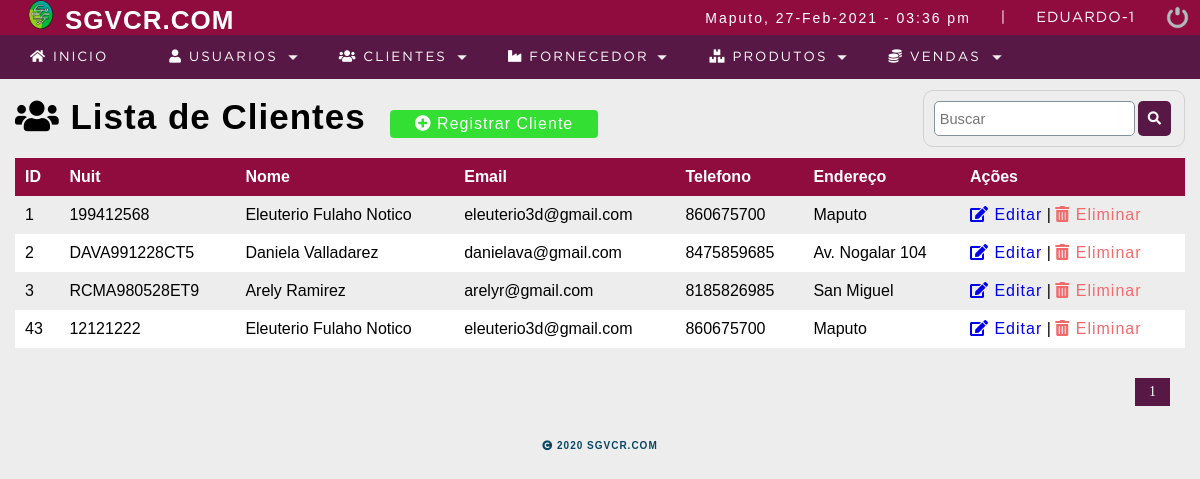
/sistema/lista_cliente.php (signed in), run on the app's committed database.
### tables this page shows
CREATE TABLE IF NOT EXISTS `cliente` (
  `idcliente` int(11) NOT NULL AUTO_INCREMENT,
  `rfc` varchar(13) DEFAULT NULL,
  `nombre` varchar(80) DEFAULT NULL,
  `telefono` bigint(10) DEFAULT NULL,
  `correo` varchar(100) NOT NULL,
  `direccion` text,
  `dateadd` datetime NOT NULL DEFAULT CURRENT_TIMESTAMP,
  `usuario_id` int(11) NOT NULL,
  `estatus` int(11) NOT NULL DEFAULT '1',
  PRIMARY KEY (`idcliente`),
  KEY `usuario_id` (`usuario_id`),
  CONSTRAINT `cliente_ibfk_1` FOREIGN KEY (`usuario_id`) REFERENCES `usuario` (`idusuario`)
);

### sistema/lista_cliente.php (the view, shortened to what this page needs)
<?php
    include "../conn.php";
?>
<!DOCTYPE html>
<html lang="en">
<head>
	<?php include "includes/scripts.php"; ?>
</head>
<body>
<?php include "includes/header.php"; ?>
	<section id="container">
		<h1><i class="fas fa-users"></i> Lista de Clientes</h1>
        <a href="registro_cliente.php" class="btn_new"><i class="fas fa-plus-circle"></i> Registrar Cliente</a>
        <form action="buscar_cliente.php" method="get" class="form_search">
            <input type="text" name="busqueda" id="busqueda" placeholder="Buscar">
            <button type="submit" class="btn_view"><i class="fas fa-search"></i></button>
        </form>
        <table>
            <tr>
                <th>ID</th>
                <th>Nuit</th>
                <th>Nome</th>
                <th>Email</th>
                <th>Telefono</th>
                <th>Endereço</th>
                <th>Ações</th>
            </tr>
        <?php
        $sql_registe = mysqli_query($conn, "SELECT COUNT(*) as total_registro FROM cliente WHERE estatus = 1 ");
        $result_register = mysqli_fetch_array($sql_registe);
        $total_registro = $result_register['total_registro'];
        $por_pagina = 10;
        if(empty($_GET['pagina']))
        {
            $pagina =1;
        }else{
            $pagina = $_GET['pagina'];
        }
        $desde = ($pagina-1) * $por_pagina;
        $total_paginas = ceil($total_registro / $por_pagina);
            $query = mysqli_query($conn, "SELECT*FROM cliente
                                                WHERE estatus = 1
                                                ORDER BY idcliente ASC LIMIT $desde,$por_pagina");
            $result = mysqli_num_rows($query);
            if($result > 0){
                    while($data = mysqli_fetch_array($query)) {
                       ?>
                <tr>
                <td><?php echo $data["idcliente"] ?></td>
                <td><?php echo $data["rfc"] ?></td>
                <td><?php echo $data["nombre"] ?></td>
                <td><?php echo $data["correo"] ?></td>
                <td><?php echo $data["telefono"] ?></td>
                <td><?php echo $data["direccion"] ?></td>
                <td>
                    <a class="link_edit" href="editar_cliente.php?id=<?php echo $data["idcliente"]; ?>"><i class="fas fa-edit"></i> Editar</a>
                    <?php if($_SESSION['rol'] == 1 || $_SESSION['rol'] == 2){ ?>
                    |
                        <a class="link_delete" href="eliminar_confirmar_cliente.php?id=<?php echo $data["idcliente"];?>"><i class="fas fa-trash-alt"></i> Eliminar</a>
                    <?php } ?>
                </td>
            </tr>
            <?php
            }
        }
        ?>
        </table>
        <div class="paginador">
            <ul>
            <?php
                for ($i=1; $i <= $total_paginas; $i++){
                    if($i == $pagina)
                    {
                        echo '<li class="pageSelected">'.$i.'</li>';
                    }else{
                        echo '<li><a href="?pagina='.$i.'">'.$i.'</a></li>';
                    }
                }
                ?>
    </div>
	</section>
	<?php include "includes/footer.php"; ?>
</body>
</html>

### sistema/css/styles.css (style rules this page uses)
* { margin: 0; padding: 0; box-sizing: border-box; }
body { background: #ededed; }
h1, h2, h3, h4, h5, h6 { font-family: 'arial'; font-weight: bold; letter-spacing: 1px; }
h1 { font-size: 26px; }
a { text-decoration: none; font-family: arial; letter-spacing: 1px; }
#container { padding: 90px 15px 15px; }
form { background: #FFF; margin: auto; padding: 20px 50px; border: 1px solid #d1d1d1; }
input,select { display: block; width: 100%; font-size: 11pt; padding: 5px; border: 1px solid #85929e; border-radius: 5px; }
#container h1 { font-size: 35px; display: inline-block; }
.btn_new { display: inline-block; background: #33df33; color: #fff; padding: 5px 25px; border-radius: 4px; margin: 20px; }
table { border-collapse: collapse; font-size: 12pt; font-family: 'arial'; width:100% }
table th { text-align: left; padding: 10px; background: #900C3F; color: #FFF; }
table tr:nth-child(odd) { background: #fff; }
table td { padding: 10px; }
.link_delete { color: #f26b6b; }
.paginador ul { padding: 15px; list-style: none; background: initial; margin-top: 15px; display: -webkit-flex; display: -moz-flex; display: -ms-flex; display: -o-flex; display: flex; justify-content: flex-end; }
.paginador a, .pageSelected { color: black; border: 1px solid #f26b6b; padding: 5px; display: inline-block; font-size: 14px; text-align: center; width: 35px; }
.pageSelected { color: #fff; background: #581845; border: 1px solid #581845; }
.form_search { display: -webkit-flex; display: -moz-flex; display: -ms-flex; display: -o-flex; display: flex; float: right; background: initial; padding: 10px; border-radius: 10px; }
.btn_view { background-color: #581845; border: 0; border-radius: 5px; cursor: pointer; padding: 10px; margin: 0 3px; color: #fff; }

### data on the page
cliente: idcliente "1", rfc "199412568", nombre "Eleuterio Fulaho Notico", correo "eleuterio3d@gmail.com", telefono "860675700", direccion "Maputo"
cliente: idcliente "2", rfc "DAVA991228CT5", nombre "Daniela Valladarez", correo "danielava@gmail.com", telefono "8475859685", direccion "Av. Nogalar 104"
cliente: idcliente "3", rfc "RCMA980528ET9", nombre "Arely Ramirez", correo "arelyr@gmail.com", telefono "8185826985", direccion "San Miguel"
cliente: idcliente "43", rfc "12121222", nombre "Eleuterio Fulaho Notico", correo "eleuterio3d@gmail.com", telefono "860675700", direccion "Maputo"

### other printed values
$_SESSION['user'] "EDUARDO"
$_SESSION['rol'] "1"
